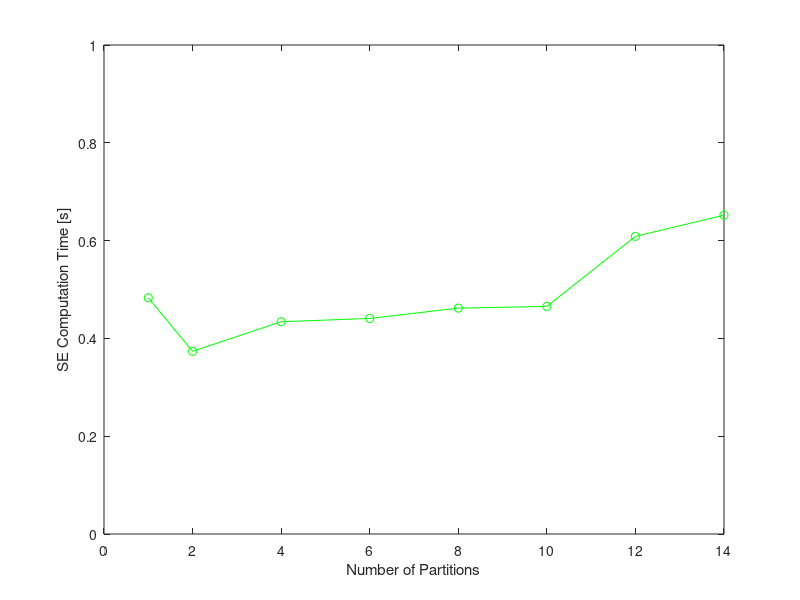
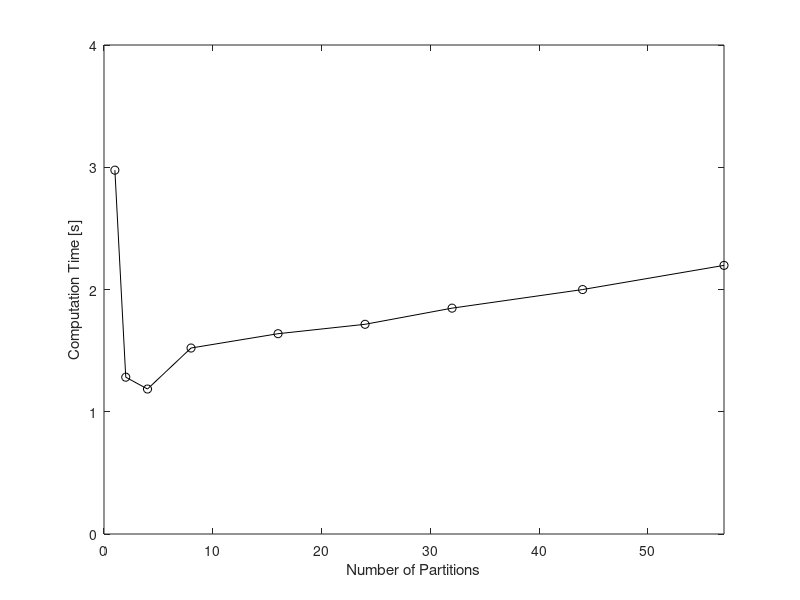
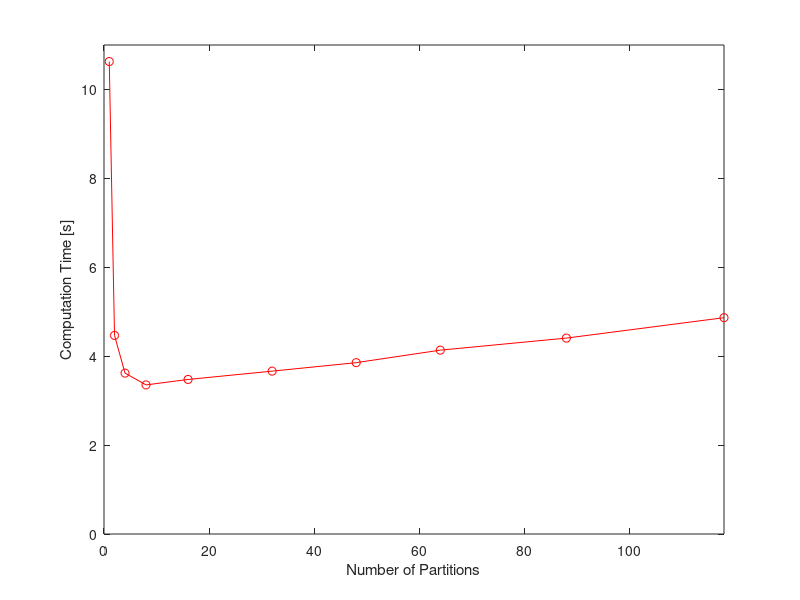
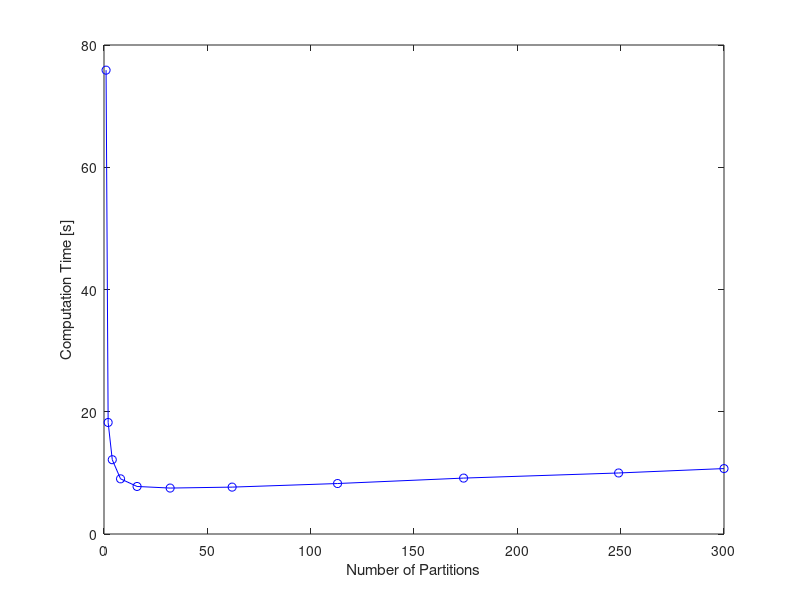

Reproduce these figures in MATLAB, in order.
%14 bus timing results
figure(1)
clf
parts14 = [1; 2; 4; 6; 8; 10; 12; 14];
time14 = [0.483086533; 0.373562816; 0.43406778; 0.440822613; 0.461936544; 0.465473531; 0.608701017; 0.651962658];
plot(parts14,time14,'g',parts14,time14,'go')
axis([0 14 0 1])
xlabel('Number of Partitions')
ylabel('SE Computation Time [s]')

% 57 bus timing results
figure(2)
parts57 = [1; 2; 4; 8; 16; 24; 32; 44; 57];
time57 = [2.97622159; 1.282744061; 1.18591082; 1.521267596; 1.638461477; 1.715340291; 1.847517911; 1.999654712; 2.19731091];
plot(parts57,time57,'k',parts57,time57,'ko')
axis([0 57 0 4])
xlabel('Number of Partitions')
ylabel('Computation Time [s]')

% 118 bus timing results
figure(3)
clf
parts118 = [1; 2; 4; 8; 16; 32; 48; 64; 88; 118];
time118 = [10.62816929; 4.467334545; 3.619083565; 3.35398465; 3.476577373; 3.663402134; 3.85453458; 4.135673796; 4.407024459; 4.866115286];
plot(parts118,time118,'r',parts118,time118,'ro')
axis([0 118 0 11])
xlabel('Number of Partitions')
ylabel('Computation Time [s]')

% 300 bus timing results
figure(4)
clf
parts300 = [1; 2; 4; 8; 16; 32; 62; 113; 174; 249; 300];
time300 = [75.8858499; 18.24720608; 12.15570846; 9.026753692; 7.77812539; 7.516000587; 7.671262458; 8.258176631; 9.147079335; 9.984232031; 10.70474644];
%time300 = [72.65753643; 26.7090459; 14.58131138; 10.95713561; 9.548415066; 9.145823909; 9.334308516; 10.15220672; 19.94866286; 21.89567535; 23.46347436];
plot(parts300,time300,'b',parts300,time300,'bo')
axis([0 300 0 80])
xlabel('Number of Partitions')
ylabel('Computation Time [s]')

% System comparison
speedup = [1.293186882 2.509650422 3.168818703 10.09657317];
figure(5)
clf
b = bar(speedup);
bar(1,speedup(1),'g');
hold on
bar(2,speedup(2),'k');
bar(3,speedup(3),'r');
bar(4,speedup(4),'b');
ylabel('Best Case Speedup Factor')
set(gca,'xtick',[1 2 3 4])
set(gca,'XtickLabel',{'IEEE14','IEEE57','IEEE118','IEEE300'})

% System comparison 2
minPart = [2 4 8 32];
sysSize = [14 57 118 300]
figure(6)
clf
plot(sysSize,minPart,'mo')
hold on
p = polyfit(sysSize,minPart,2)
x = 1:300;
plot(x,p(1).*x.^2+p(2).*x+p(3),'m--')
xlabel('System Size [# of Buses]')
ylabel('Fastest Number of Partitions')
legend('Actual Data','Projected Relationship')
